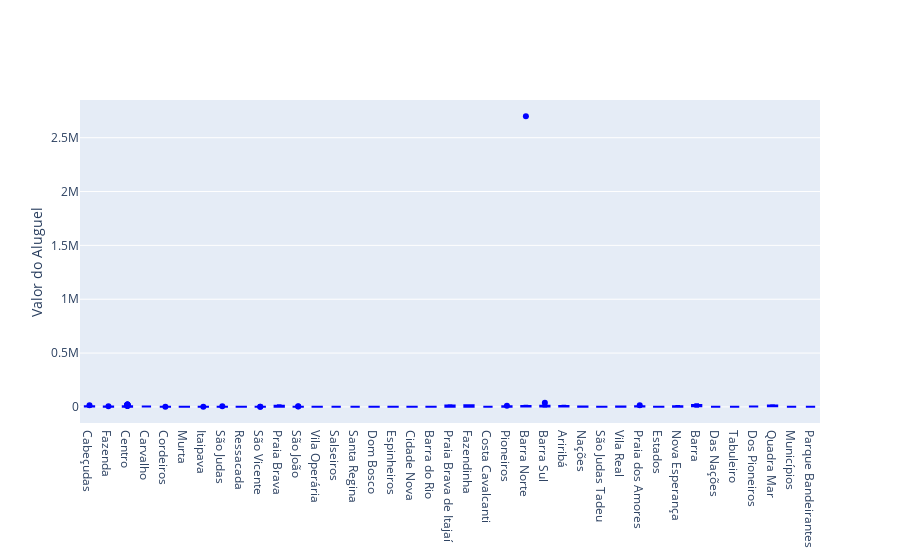

Source (notebook cell):
### Code cell
x = df.Bairro

trace0 = go.Box(
    y=df.Valor,
    x=x,
    name='kale',
    marker=dict(
        color='blue'
    )
)

data = [trace0]
layout = go.Layout(
    yaxis=dict(
        title='Valor do Aluguel',
        zeroline=False
    ),
    boxmode='group'
)

fig = go.Figure(data=data, layout=layout)
iplot(fig)

### Figure 1 — Plotly figure (JSON) as saved in the notebook; plotly's stock layout.template omitted (floating-point values rounded to 4 significant figures; data arrays with more than 128 entries replaced by an {"elided": "..."} marker saying what was removed)
{"data": [{"marker": {"color": "blue"}, "name": "kale", "type": "box", "x": {"elided": "641 str values"}, "y": {"elided": "641 int values"}}], "layout": {"autosize": true, "boxmode": "group", "xaxis": {"autorange": true, "range": [-0.5, 38.5], "type": "category"}, "yaxis": {"autorange": true, "range": [-149500.0, 2850000.0], "title": {"text": "Valor do Aluguel"}, "type": "linear", "zeroline": false}}}
